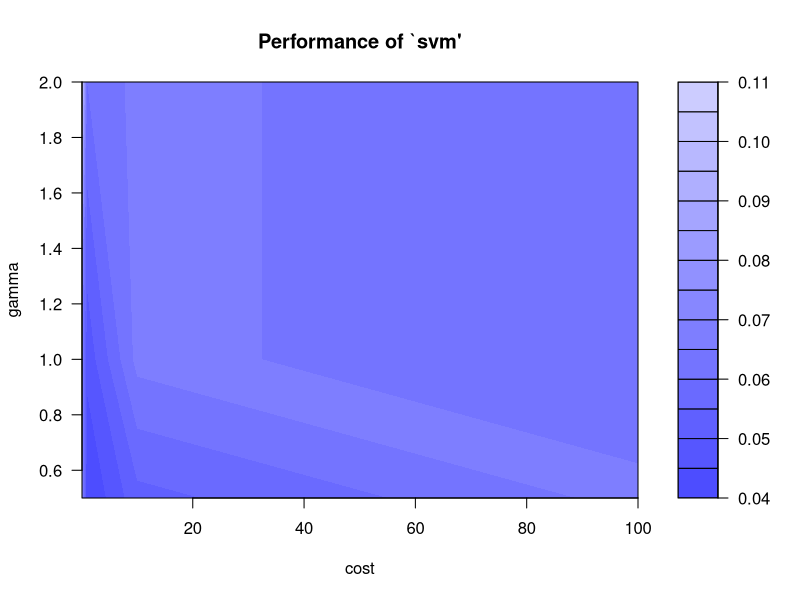
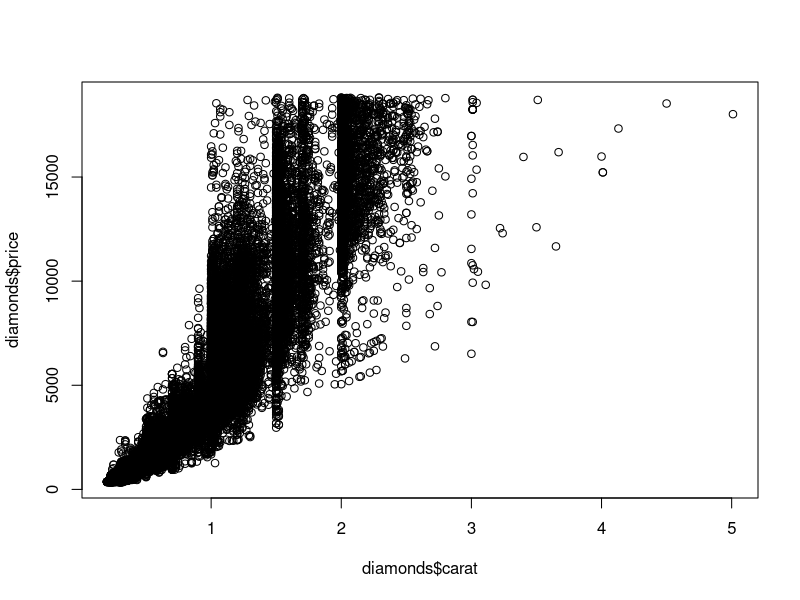

These charts were generated, in order, by the following R code: (Note: a time limit stopped this script after it produced the figures.)
if(! require("e1071")) install.packages("e1071")
library(e1071)
data(iris)
#attach(iris) #search path

## classification mode
# default with factor response: 標準寫法
model <- svm(Species ~ ., data = iris)

# alternatively the traditional interface: f(x)=y ；y為依變數；x為自變數
x <- subset(iris, select = -Species)
y <- iris$Species
model <- svm(x, y)  #同上的另一種寫法

print(model)
summary(model)

# test with train data
pred <- predict(model, x)  #列出預測結果
# (same as:)
pred <- fitted(model) #同上的功能

# Check accuracy:
table(pred, y)  #table 列，欄

# compute decision values and probabilities:
pred <- predict(model, x, decision.values = TRUE) #列出機率
attr(pred, "decision.values")[1:4,]  #return a dataframe top 4
attr(pred, "decision.values")  #all attributes

#### 調校參數

if(!require("mlbench")) install.packages("mlbench")
library("mlbench")
#gamma = how far the influence of s single training example reaches

tune.model = tune(svm,
                  Species~.,
                  data=iris,
                  kernel="radial", # RBF kernel function
                  range=list(cost=10^(-1:2), gamma=c(.5,1,2))# 調參數的最主要一行
)
plot(tune.model)
summary(tune.model) #cost = 1; gamma = 0.5 are the best parameters
model <- svm(Species ~ ., data = iris,cost = 1, gamma = 0.5 )
pred <- predict(model, x, decision.values = TRUE) #列出機率
table(pred, y) 

#### try another dataset
library(ggplot2)
data(diamonds)
plot(diamonds$carat,diamonds$price)
set.seed(2021)
sample_index= sample(nrow(diamonds),size=10000)
sample_data = diamonds[sample_index,]
tune.model = tune(svm,
                  carat ~.,
                  data=sample_data,
                  kernel="radial", # RBF kernel function
                  range=list(cost=c(1,10), gamma=c(0.1,1))
) #be careful of time consuming
# 調參數的最主要一行
# cost 處罰系數,愈大時代表愈不能容忍誤判,會使用MARGIN變小,易overfitting
# cost 愈小, margin 愈大
# gamma 影響系數,GAMMA愈大時,近點的影響力大,超平面會考慮近點,易overfitting
# gamma 愈小，平面愈平滑
plot(tune.model)
summary(tune.model)
